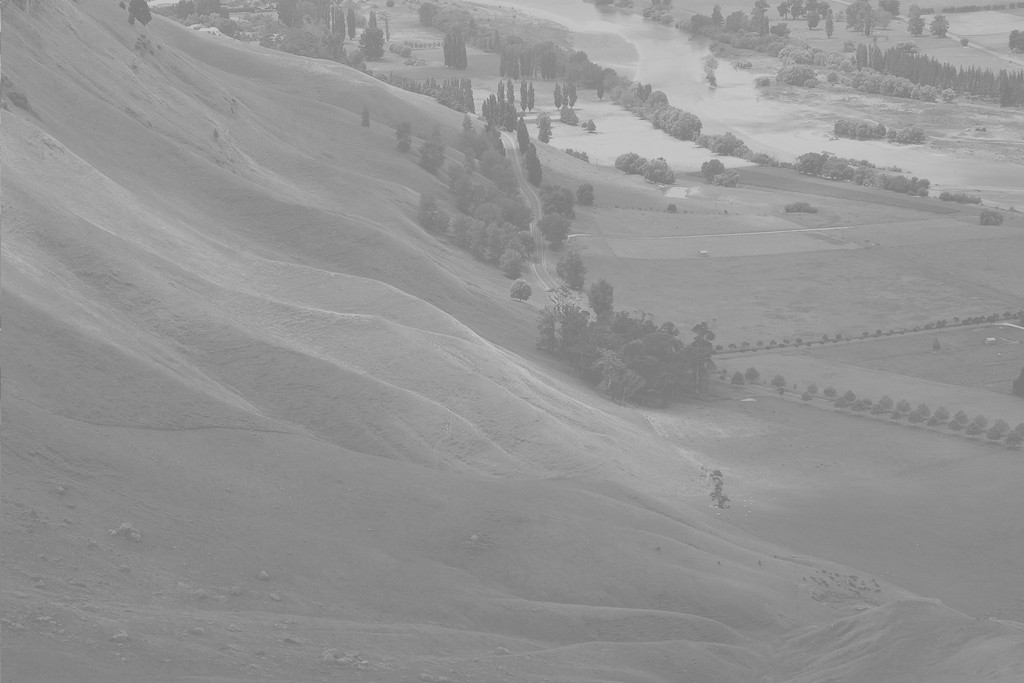
//> input picture images/Unequalized_Hawkes_Bay_NZ.jpg, 1024 x 683 px
$ ./remap ../images/Unequalized_Hawkes_Bay_NZ.jpg   (built with g++ and OpenCV 4)
//> lines starting //> are read from the running program, lines starting //| are printed output that depends on the picture
#include <opencv2/opencv.hpp>
//#include "opencv2/imgproc.hpp"
/*
remapping is taking pixels from one place in the image and locating them in another position in a new image.
since there will not always be a one-to-one-pixel correspondence between source and destination images some interpolation might be necessary,.


remapped_image(x,y)=source_image(mapping_function(x,y))

*/

void remapExample(int argc, char **argv)
{
//> called with argc = 2
    if( argc != 2)
    {
        std::cout <<" Usage: ./main <image> \n"<< std::endl;
        return ;
    }

    cv::Mat source_image, remapped_image, warp_rotate_dst;
    source_image = cv::imread( argv[1], cv::IMREAD_ANYCOLOR);
//> source_image is the input picture: 683 rows x 1024 cols, CV_8UC3; min 114, max 208, mean 148


    //cv::Mat map_x(source_image.size(), source_image.type());
    /*
    that map_y and map_x are both of the same size as source_imagec
    map_x: The mapping function in the x direction. It is equivalent to the first component of remapped_image(x,y)
    map_y: The mapping function in the y direction. It is equivalent to the second component of remapped_image(x,y)
    */


    cv::Mat map_x(source_image.size(), CV_32FC1);
    cv::Mat map_y(source_image.size(), CV_32FC1);

    for(auto i=0;i<source_image.rows;i++)
    {
        for(auto j=0;j<source_image.rows;j++)
        {
            map_x.at<float>(i, j) = (float)(map_x.cols - j);
            map_y.at<float>(i, j) = (float)(map_x.rows - i);
        }
    }
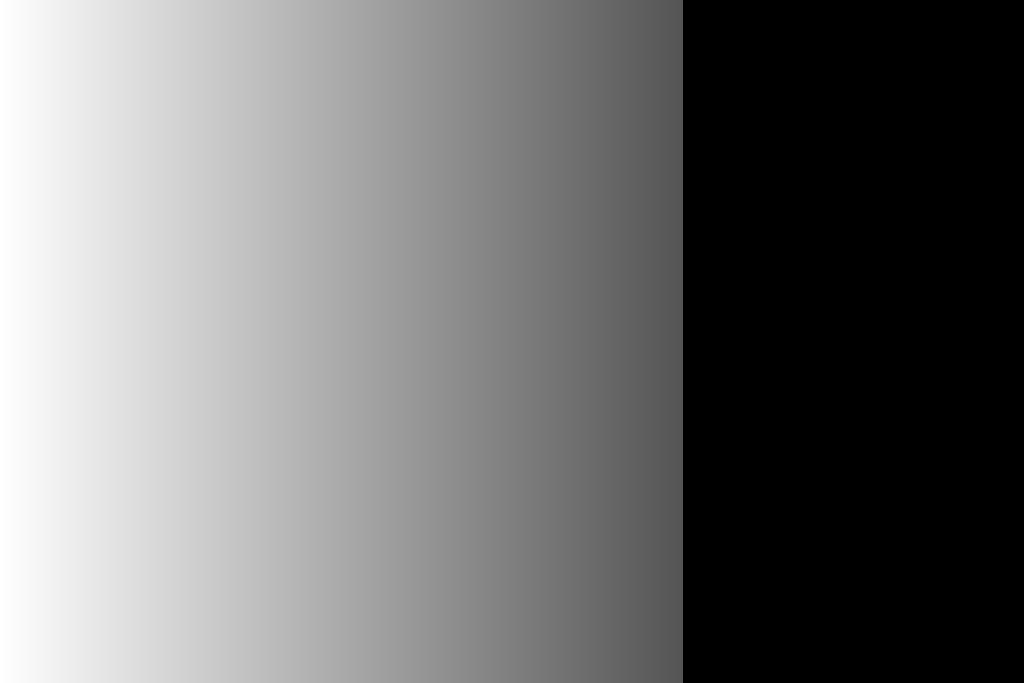
//> map_x: 683 rows x 1024 cols, CV_32FC1; min 0, max 1024, mean 455.6; drawn with min black and max white
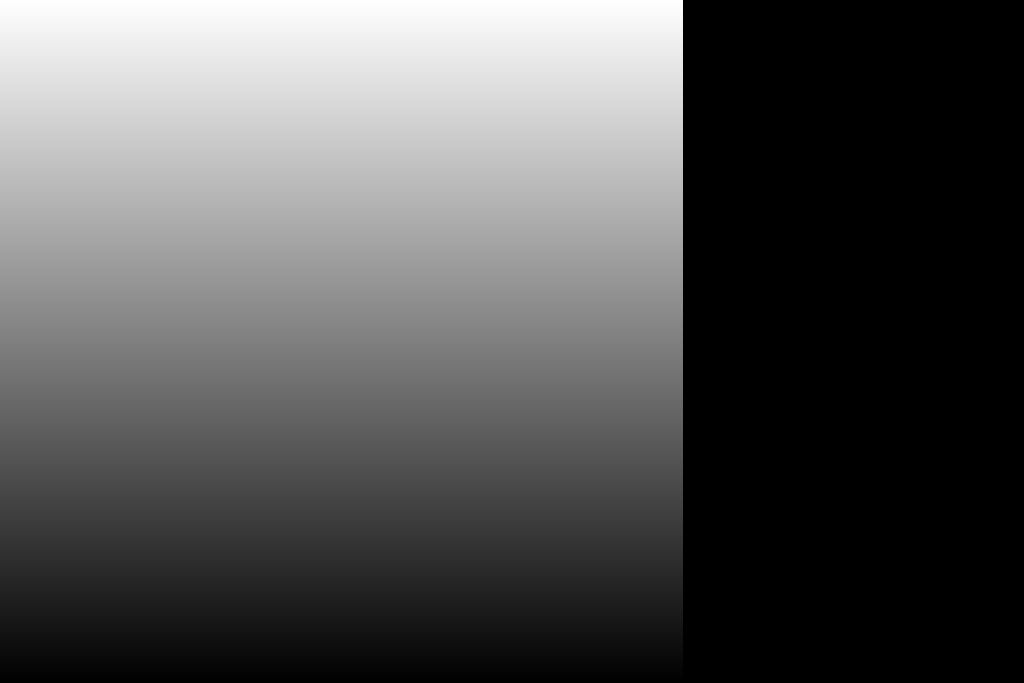
//> map_y: 683 rows x 1024 cols, CV_32FC1; min 0, max 683, mean 228.1; drawn with min black and max white

    std::cout<< "map_x\n"<<  map_x <<std::endl;
//| map_x
//> (the first 1 of 2 printed lines)
    std::cout<< "map_y\n"<<map_y <<std::endl;
//| map_y
//> (the first 1 of 2 printed lines)

    cv::remap( source_image, remapped_image,map_x,map_y,cv::INTER_LINEAR, cv::BORDER_CONSTANT,cv::Scalar(0, 0, 0) );
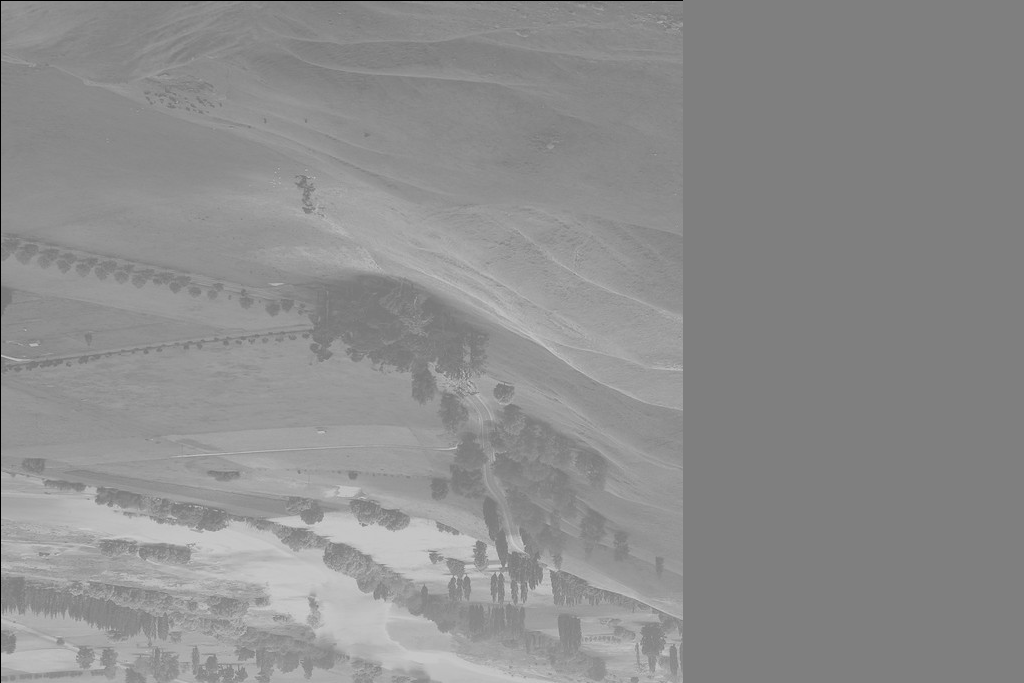
//> remapped_image: 683 rows x 1024 cols, CV_8UC3; min 0, max 208, mean 141.7

    std::string source_window = "source_image";
    std::string remapped_window = "remapped_image";

    cv::namedWindow(source_window, cv::WINDOW_AUTOSIZE);
    cv::namedWindow(remapped_window, cv::WINDOW_AUTOSIZE);

    cv::imshow( source_window, source_image );
    cv::imshow( remapped_window, remapped_image );

    cv::waitKey(0);


}


int main(int argc, char **argv)
{
    remapExample(argc, argv);
}
